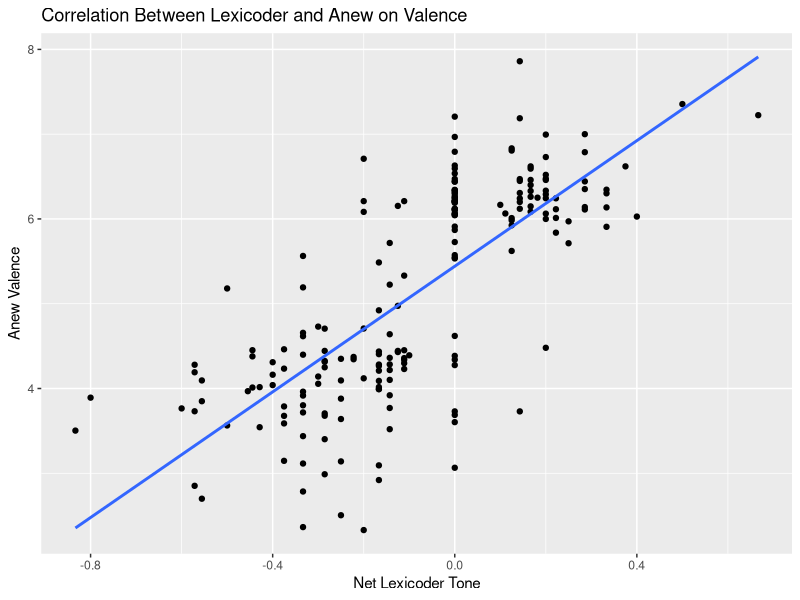
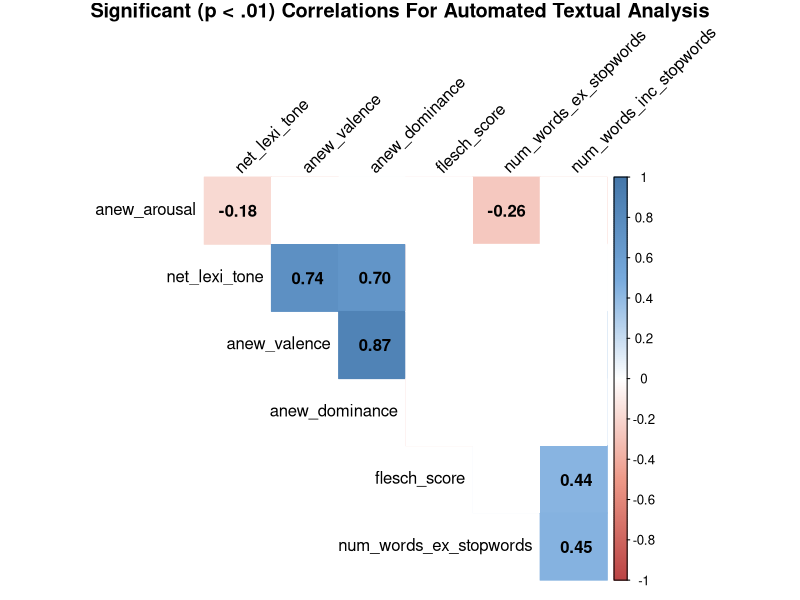

Recreate these plots in R, in order.
# Automated Data QC
# This code looks at the relationships between automatically coded textual features

# The code follows these specific steps
  # Step 0: Load packages
  # Step 1: Read in the data
  # Step 2: Check Correlations between Automated Valence Scores
  # Step 3: Plot A Correlation Matrix For All Automatically Scored Text Features

## Note: For Lexicoder, following Young & Soroka, 2012 (https://doi.org/10.1080/10584609.2012.671234)
## lexicoder_net_tone = (# lexi_positive/num_words_ex_stopwords) - (# lexi_neg/num_words_ex_stopwords)
## The original Lexicoder validation paper showed a correlation
## between Lexicoder and ANEW valence of r = .5

# Dependencies
  # tidyverse
  # corrplot



# Step 0: Load packages
library(tidyverse)
library(corrplot)



# Step 1: Read in the data
scores = read.csv("subsample_for_human_annotation/anew_lexi_convergent_validity_subsample_third_pass.csv", stringsAsFactors=FALSE)



# Step 2: Check Correlations between Automated Valence Scores 
## Correlation between lexi_net_tone and anew_valence
correlation <- cor.test(scores$net_lexi_tone, scores$anew_valence, method = 'pearson')
print(correlation)

## Plot relationship
ggplot(data = scores, aes(x = net_lexi_tone, y = anew_valence)) +
  geom_point() +
  geom_smooth(method = "lm", se = FALSE) +
  labs(title = "Correlation Between Lexicoder and Anew on Valence",
       x = "Net Lexicoder Tone",
       y = "Anew Valence")



# Step 3: Plot A Correlation Matrix For All Automatically Scored Text Features

## Select Only Numeric Values For Correlation Matrix
corrmatrix <- scores[,c(8,9,11,12,13,14,15)]

## Make correlation matrix
M<-cor(corrmatrix)
head(round(M,2))

## Weite a function that will make a matrix of p-values
### mat : is a matrix of data
### ... : further arguments to pass to the native R cor.test function
cor.mtest <- function(mat, ...) {
  mat <- as.matrix(mat)
  n <- ncol(mat)
  p.mat<- matrix(NA, n, n)
  diag(p.mat) <- 0
  for (i in 1:(n - 1)) {
    for (j in (i + 1):n) {
      tmp <- cor.test(mat[, i], mat[, j], ...)
      p.mat[i, j] <- p.mat[j, i] <- tmp$p.value
    }
  }
  colnames(p.mat) <- rownames(p.mat) <- colnames(mat)
  p.mat
}

## Get matrix of correlation p-values
p.mat <- cor.mtest(corrmatrix)
head(p.mat[, 1:7])


## Plot a big matrix
## Only results significant at p < .01 are displayed
col <- colorRampPalette(c("#BB4444", "#EE9988", "#FFFFFF", "#77AADD", "#4477AA"))
title <- "Significant (p < .01) Correlations For Automated Textual Analysis"
corrplot(M, method="color", col=col(200),  
         type="upper", order="hclust", 
         title=title,
         addCoef.col = "black", # Add coefficient of correlation
         tl.col="black", tl.srt=45, #Text label color and rotation
         # Combine with significance
         p.mat = p.mat, sig.level = 0.01, insig = "blank", 
         # hide correlation coefficient on the principal diagonal
         diag=FALSE,
         mar=c(0,0,1,0)
)
